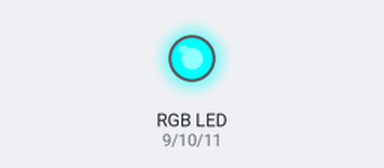
A sketch run on a simulated Arduino Uno, built with avr-gcc and run on an emulated ATmega328P. On the bench: an RGB LED mixed from three pins (HIGH = lit).

Above: at 0.5 s.
At 2.5 s:
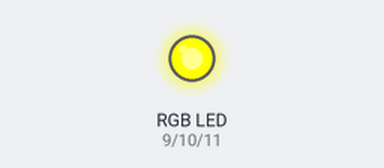
At 3.5 s:
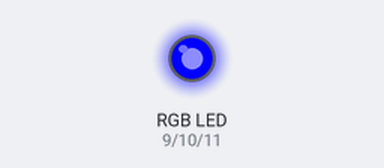
At 4.5 s:
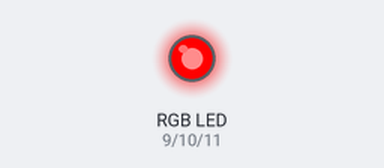
At 6.5 s:
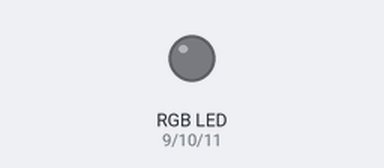
At 9.5 s:
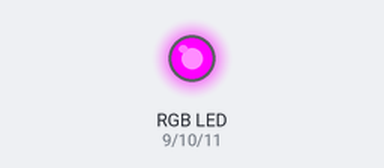
Timing chart, 0 to 10.4 s (numbered marks = the images above):
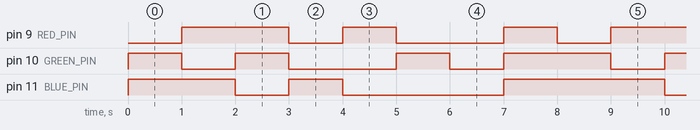

The sketch:

06_RGBLedCommonAnode.ino
```cpp
/*
 * Author: Iwan
 * Project: 06 RGB Led Common Anode
 * Learning Objective: To understand the Inverse Logic of a Common Anode RGB LED
 * and how to achieve color mixing by grounding the specific color pins.
 */

#define RED_PIN 9
#define GREEN_PIN 10
#define BLUE_PIN 11

int timer = 1000;

void setup() {
  pinMode(RED_PIN, OUTPUT);
  pinMode(GREEN_PIN, OUTPUT);
  pinMode(BLUE_PIN, OUTPUT);
}

void loop() {
  // --- PRIMARY COLORS (In Anode, LOW = ON) ---

  // Red
  digitalWrite(RED_PIN, LOW);
  digitalWrite(GREEN_PIN, HIGH);
  digitalWrite(BLUE_PIN, HIGH);
  delay(timer);

  // Green
  digitalWrite(RED_PIN, HIGH);
  digitalWrite(GREEN_PIN, LOW);
  digitalWrite(BLUE_PIN, HIGH);
  delay(timer);

  // Blue
  digitalWrite(RED_PIN, HIGH);
  digitalWrite(GREEN_PIN, HIGH);
  digitalWrite(BLUE_PIN, LOW);
  delay(timer);

  // --- MIXING FOR SECONDARY COLORS ---

  // Yellow (Red ON + Green ON)
  digitalWrite(RED_PIN, LOW);
  digitalWrite(GREEN_PIN, LOW);
  digitalWrite(BLUE_PIN, HIGH);
  delay(timer);

  // Cyan (Green ON + Blue ON)
  digitalWrite(RED_PIN, HIGH);
  digitalWrite(GREEN_PIN, LOW);
  digitalWrite(BLUE_PIN, LOW);
  delay(timer);

  // Magenta (Red ON + Blue ON)
  digitalWrite(RED_PIN, LOW);
  digitalWrite(GREEN_PIN, HIGH);
  digitalWrite(BLUE_PIN, LOW);
  delay(timer);

  // --- THE ULTIMATE MIX ---

  // White (All colors ON)
  digitalWrite(RED_PIN, LOW);
  digitalWrite(GREEN_PIN, LOW);
  digitalWrite(BLUE_PIN, LOW);
  delay(timer);

  // OFF
  digitalWrite(RED_PIN, HIGH);
  digitalWrite(GREEN_PIN, HIGH);
  digitalWrite(BLUE_PIN, HIGH);
  delay(timer);
}
```

Measured:
- by itself, pin 9 (RED_PIN), pin 10 (GREEN_PIN): repeats every 8.0 s: LOW 1.0 s, HIGH 1.0 s, LOW 2.0 s, HIGH 1.0 s, LOW 1.0 s, HIGH 2.0 s
- by itself, pin 11 (BLUE_PIN): repeats every 8.0 s: LOW 1.0 s, HIGH 1.0 s, LOW 3.0 s, HIGH 3.0 s
- by itself, everything shown: repeats every 8.0 s, in 8 steps
